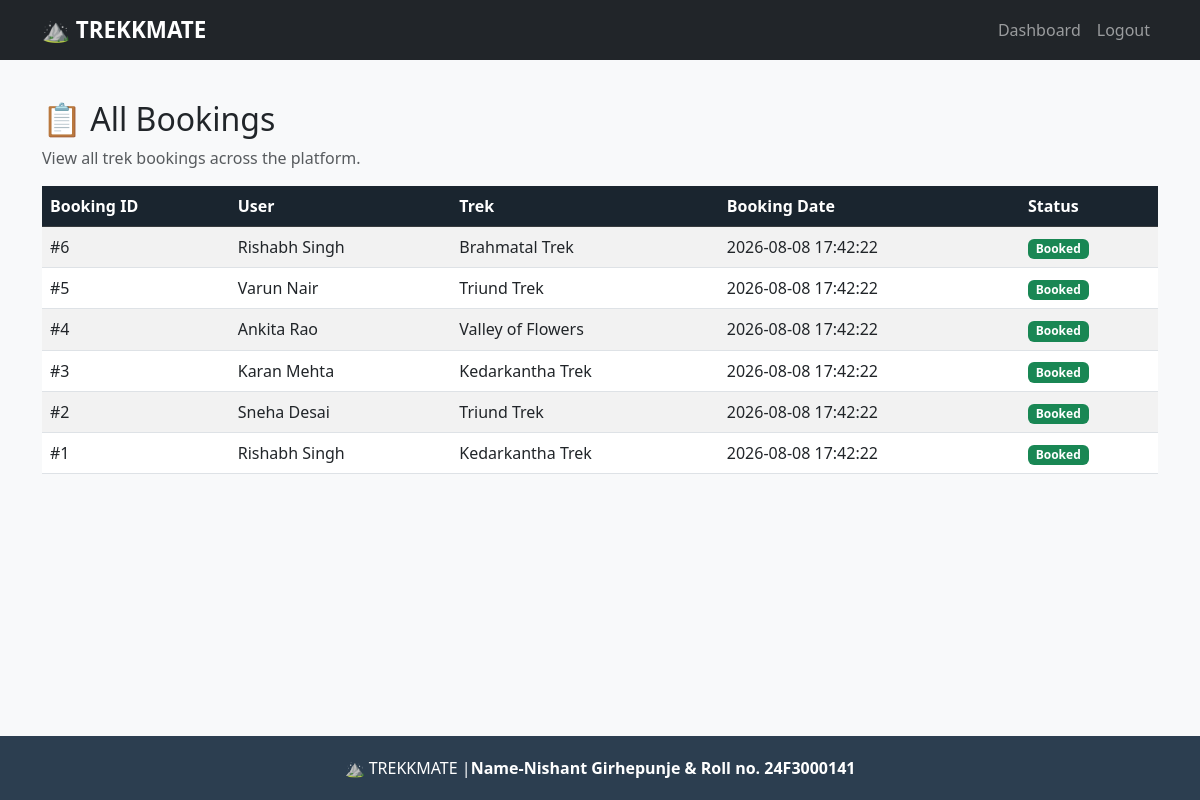
Screenshot of /admin/bookings (signed in) with the database file from the repository.
### tables this page shows
CREATE TABLE bookings (
        id INTEGER PRIMARY KEY AUTOINCREMENT,
        user_id INTEGER NOT NULL, trek_id INTEGER NOT NULL,
        booking_date TEXT DEFAULT CURRENT_TIMESTAMP,
        status TEXT DEFAULT 'Booked',
        FOREIGN KEY (user_id) REFERENCES users(id),
        FOREIGN KEY (trek_id) REFERENCES treks(id)
    );

CREATE TABLE users (
        id INTEGER PRIMARY KEY AUTOINCREMENT,
        username TEXT NOT NULL UNIQUE,
        password TEXT NOT NULL,
        full_name TEXT NOT NULL,
        email TEXT, phone TEXT,
        role TEXT NOT NULL,
        status TEXT DEFAULT 'active',
        created_at TEXT DEFAULT CURRENT_TIMESTAMP
    );

CREATE TABLE treks (
        id INTEGER PRIMARY KEY AUTOINCREMENT,
        name TEXT NOT NULL, location TEXT NOT NULL,
        difficulty TEXT NOT NULL, duration INTEGER NOT NULL,
        total_slots INTEGER NOT NULL, available_slots INTEGER NOT NULL,
        staff_id INTEGER, status TEXT DEFAULT 'Pending',
        start_date TEXT, end_date TEXT, description TEXT,
        price REAL DEFAULT 0, created_at TEXT DEFAULT CURRENT_TIMESTAMP,
        FOREIGN KEY (staff_id) REFERENCES users(id)
    );

### app.py (the view)
@app.route("/admin/bookings")
@admin_required
def admin_bookings():
    conn = get_db()
    bookings = conn.execute("SELECT b.*, t.name as trek_name, u.full_name as user_name FROM bookings b JOIN treks t ON b.trek_id = t.id JOIN users u ON b.user_id = u.id ORDER BY b.id DESC").fetchall()
    conn.close()
    return render_template("admin/bookings.html", bookings=bookings)

### app.py (called while the page is built)
def get_db():
    conn = sqlite3.connect(DB_NAME)
    conn.row_factory = sqlite3.Row
    return conn

def admin_required(f):
    @wraps(f)
    def check(*args, **kwargs):
        if "user_id" not in session:
            flash("Please login first", "warning")
            return redirect(url_for("login"))
        if session.get("role") != "admin":
            flash("Admin access required", "danger")
            return redirect(url_for("login"))
        return f(*args, **kwargs)
    return check

### templates/admin/bookings.html (shortened to what this page needs)
{% extends 'base.html' %}
{% block content %}
<h2>📋 All Bookings</h2>
<p class="text-muted">View all trek bookings across the platform.</p>
<div class="table-responsive">
    <table class="table table-striped table-hover">
        <thead class="table-dark">
            <tr>
                <th>Booking ID</th>
                <th>User</th>
                <th>Trek</th>
                <th>Booking Date</th>
                <th>Status</th>
            </tr>
        </thead>
        <tbody>
            {% for b in bookings %}
            <tr>
                <td>#{{ b.id }}</td>
                <td>{{ b.user_name }}</td>
                <td>{{ b.trek_name }}</td>
                <td>{{ b.booking_date }}</td>
                <td>
                    <span class="badge
                        {% if b.status == 'Booked' %}bg-success
                        {% elif b.status == 'Cancelled' %}bg-danger
                        {% else %}bg-secondary{% endif %}">
                        {{ b.status }}
                    </span>
                </td>
            </tr>
            {% endfor %}
        </tbody>
    </table>
</div>
{% endblock %}

### static/css/style.css (style rules this page uses)
body { min-height: 100vh; display: flex; flex-direction: column; background-color: #f8f9fa; }
.table-dark { background-color: #2c3e50; }
.table-dark th { background-color: #1a252f; }

### rows the page displays
bookings: id "6", user_name "Rishabh Singh", trek_name "Brahmatal Trek", booking_date "2026-08-08 17:42:22", status "Booked"
bookings: id "5", user_name "Varun Nair", trek_name "Triund Trek", booking_date "2026-08-08 17:42:22", status "Booked"
bookings: id "4", user_name "Ankita Rao", trek_name "Valley of Flowers", booking_date "2026-08-08 17:42:22", status "Booked"
bookings: id "3", user_name "Karan Mehta", trek_name "Kedarkantha Trek", booking_date "2026-08-08 17:42:22", status "Booked"
bookings: id "2", user_name "Sneha Desai", trek_name "Triund Trek", booking_date "2026-08-08 17:42:22", status "Booked"
bookings: id "1", user_name "Rishabh Singh", trek_name "Kedarkantha Trek", booking_date "2026-08-08 17:42:22", status "Booked"
